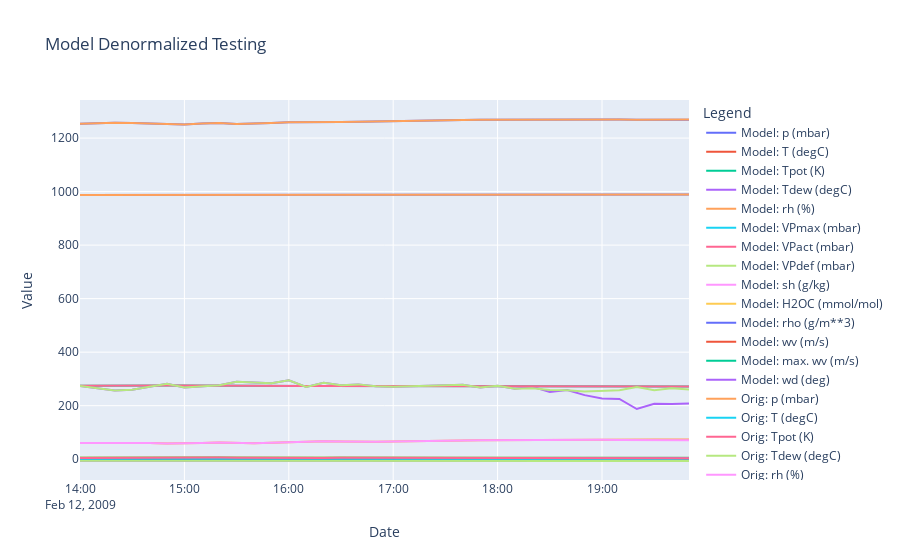

Notebook source saved alongside this figure:
### Markdown cell above
## Denormalization Checks

To translate from flows of probability back into our original timeseries values, we can use the denormalization function that is part of our coil normalizer class.

### Code cell
# We should be able to take any slice of the coilnormed timeseries and reproduce
start_index = 6131
length = 36
end_index = start_index + length
df_test_slice = df_test.iloc[start_index:end_index,:]
coilnormed_df_test_slice = coilnormer.normalize(df_test_slice, fit_change=False)
initial_value_slice = df_test.iloc[start_index,:]

# Generate and segment the time series
series = coilnormed_df_test_slice.values

series_x = series[:-1,]

# Convert to tensors
segments_tensor_x = torch.tensor(series_x, dtype=torch.float).unsqueeze(0)

# Prepare inputs and targets
X = segments_tensor_x.to("cuda")


states = []
# Select the batch we want to make predictions for
batch = 0

# After what step do we want the coil to start making its own predictions?
prediction_step = 24

# Grab starting state tensor
state_tensor = X[:,0,:]

# How many steps do we want to run the coil overall?
max_steps = length - 1

states.append(state_tensor[batch,:])
batch_size = X.shape[0]
transition_tensor = torch.softmax(torch.zeros(batch_size, n_features, n_features), dim = 1).to("cuda")
for step_state in range(1,max_steps):
    state_tensor, transition_tensor = model.step_coil(state_tensor, transition_tensor)
    if step_state <= prediction_step:
        state_tensor = X[:,step_state,:]
    states.append(state_tensor[batch,:])
    
# Move state dynamics to CPU
data = [row.to('cpu').detach().numpy() for row in states]

for index, dat_in in enumerate(data):
    coilnormed_df_test_slice.iloc[index,:] = dat_in
    
denormed_slice = coilnormer.denormalize(coilnormed_df_test_slice, initial_value_slice)


# Sample data creation
df1 = denormed_slice
df2 = df_test_slice

# Plotting
fig = go.Figure()

# Add traces for the first dataframe
for column in df1.columns:
    fig.add_trace(go.Scatter(x=df2.index, y=df1[column], mode='lines', name=f'Model: {column}'))

# Add traces for the second dataframe
for column in df2.columns:
    fig.add_trace(go.Scatter(x=df2.index, y=df2[column], mode='lines', name=f'Orig: {column}'))

# Update layout
fig.update_layout(title='Model Denormalized Testing',
                  xaxis_title='Date',
                  yaxis_title='Value',
                  legend_title='Legend',
                  hovermode='x unified')

# Show the plot
fig.show()
